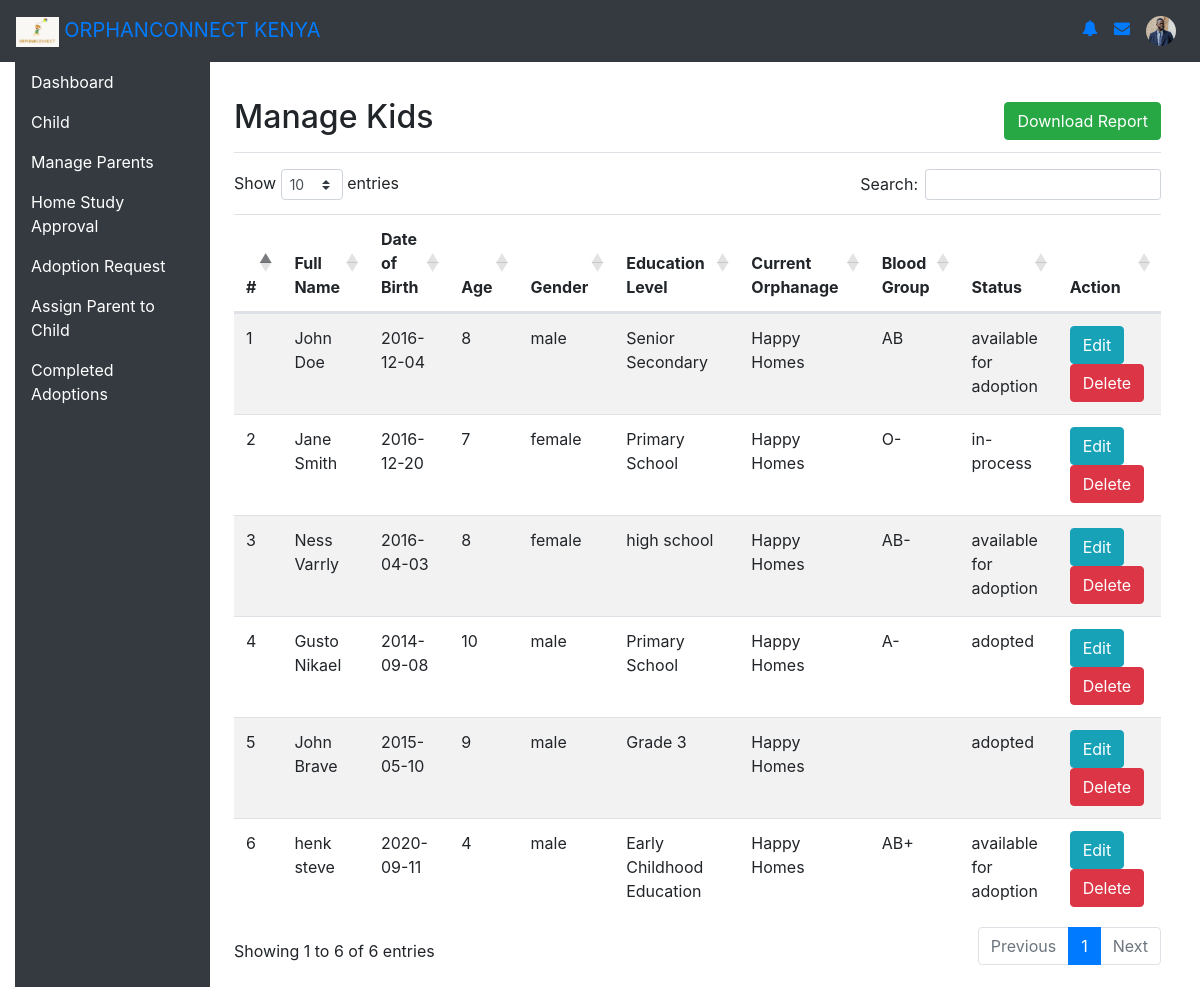
Screenshot of /manage_kids.php with the database file from the repository.
### tables this page shows
CREATE TABLE `children` (
  `child_id` int(11) NOT NULL,
  `full_name` varchar(100) NOT NULL,
  `date_of_birth` date NOT NULL,
  `gender` enum('male','female','other') NOT NULL,
  `medical_history` text DEFAULT NULL,
  `psychological_history` text DEFAULT NULL,
  `education_level` varchar(50) DEFAULT NULL,
  `current_orphanage_id` int(11) DEFAULT NULL,
  `status` enum('available for adoption','in-process','adopted') NOT NULL,
  `blood_group` varchar(5) DEFAULT NULL,
  `image_path` varchar(255) DEFAULT NULL,
  `date_found` date DEFAULT NULL,
  `city_found` varchar(100) DEFAULT NULL,
  `disability` enum('yes','no') DEFAULT NULL,
  `allergies` enum('yes','no') DEFAULT NULL,
  `disability_description` text DEFAULT NULL,
  `notes` text DEFAULT NULL,
  `social_worker_id` int(11) DEFAULT NULL
);

CREATE TABLE `orphanages` (
  `orphanage_id` int(11) NOT NULL,
  `orphanage_name` varchar(100) NOT NULL,
  `location` varchar(255) DEFAULT NULL,
  `contact_info` varchar(100) DEFAULT NULL,
  `registration_number` varchar(50) DEFAULT NULL,
  `manager_name` varchar(100) DEFAULT NULL,
  `capacity` int(11) DEFAULT NULL,
  `number_of_children` int(11) DEFAULT NULL
);

### manage_kids.php (the view, shortened to what this page needs)
<?php
require_once 'connection.php';
$sql = "SELECT
            c.child_id,
            c.full_name,
            c.date_of_birth,
            c.gender,
            c.education_level,
            o.orphanage_name AS current_orphanage,
            c.status,
            c.blood_group
        FROM children AS c
        LEFT JOIN orphanages AS o ON c.current_orphanage_id = o.orphanage_id";
$result = $conn->query($sql);
include "nav/header.php";
function calculateAge($dob) {
    $birthDate = new DateTime($dob);
    $today = new DateTime('today');
    $age = $birthDate->diff($today)->y;
    return $age;
}
?>
<!DOCTYPE html>
<html lang="en">
<head>
    <link rel="stylesheet" href="https://stackpath.bootstrapcdn.com/bootstrap/4.3.1/css/bootstrap.min.css">
    <link rel="stylesheet" href="https://cdn.datatables.net/1.10.20/css/dataTables.bootstrap4.min.css">
</head>
<body>
<main role="main" class="col-md-9 ml-sm-auto col-lg-10 px-4">
    <div class="d-flex justify-content-between flex-wrap flex-md-nowrap align-items-center pt-3 pb-2 mb-3 border-bottom">
      <h1 class="h2">Manage Kids</h1>
      <a href="download_kids_report.php" class="btn btn-success">Download Report</a>
    </div>
    <div class="table-responsive">
        <table id="manageKidsTable" class="table table-striped table-hover">
            <thead>
                <tr>
                    <th>#</th>
                    <th>Full Name</th>
                    <th>Date of Birth</th>
                    <th>Age</th>
                    <th>Gender</th>
                    <th>Education Level</th>
                    <th>Current Orphanage</th>
                    <th>Blood Group</th>
                    <th>Status</th>
                    <th>Action</th>
                </tr>
            </thead>
            <tbody>
                <?php
                if ($result->num_rows > 0) {
                    $count = 1;
                    while ($row = $result->fetch_assoc()) {
                        $age = calculateAge($row['date_of_birth']);
                        echo "<tr id='kid_" . $row['child_id'] . "'>";
                        echo "<td>" . $count . "</td>";
                        echo "<td>" . htmlspecialchars($row['full_name']) . "</td>";
                        echo "<td>" . htmlspecialchars($row['date_of_birth']) . "</td>";
                        echo "<td>" . $age . "</td>";
                        echo "<td>" . htmlspecialchars($row['gender']) . "</td>";
                        echo "<td>" . htmlspecialchars($row['education_level']) . "</td>";
                        echo "<td>" . htmlspecialchars($row['current_orphanage']) . "</td>";
                        echo "<td>" . htmlspecialchars($row['blood_group']) . "</td>";
                        echo "<td>" . htmlspecialchars($row['status']) . "</td>";
                        echo "<td>
                                <button class='btn btn-info' onclick='editKid(" . $row['child_id'] . ")'>Edit</button>
                                <button class='btn btn-danger' onclick='deleteKid(" . $row['child_id'] . ")'>Delete</button>
                              </td>";
                        echo "</tr>";
                        $count++;
                    }
                } else {
                    echo "<tr><td colspan='10'>No records found</td></tr>";
                }
                ?>
            </tbody>
        </table>
    </div>
</main>
</body>
</html>

### nav/header.php (shortened to what this page needs)
<!DOCTYPE html>
<html lang="en">
<head>
    <link href="https://stackpath.bootstrapcdn.com/bootstrap/4.3.1/css/bootstrap.min.css" rel="stylesheet">
    <link rel="stylesheet" href="style.css">
    <link rel="stylesheet" href="https://cdnjs.cloudflare.com/ajax/libs/font-awesome/4.7.0/css/font-awesome.min.css">
</head>
<body>
    <nav class="navbar navbar-expand-lg  bg-dark">
    <a class="navbar-brand" href="dashboard.php">
        <img src="Image/O.logo.png" alt="logo" height="30">
        ORPHANCONNECT KENYA
    </a>
        <div class="collapse navbar-collapse" id="navbarNav">
            <ul class="navbar-nav ml-auto">
                <li class="nav-item">
                    <a class="nav-link" href="#"><i class="fa fa-bell"></i></a>
                </li>
                <li class="nav-item">
                    <a class="nav-link" href="#"><i class="fa fa-envelope"></i></a>
                </li>
                <li class="nav-item">
                    <a class="nav-link" href="#">
                        <img src="Image/admin.jpg" alt="Admin" class="rounded-circle" width="30" height="30"> </a>
                </li>
            </ul>
        </div>
    </nav>
    <div class="container-fluid ">
    <div class="row no-gutters">
            <nav id="sidebar" class="col-md-2 d-none d-md-block bg-dark sidebar">
                <div class="sidebar-sticky">
                    <ul class="nav flex-column">
                        <li class="nav-item">
                            <a class="nav-link active" href="dashboard.php">
                                Dashboard
                            </a>
                        </li>
                        <li class="nav-item">
                            <a class="nav-link" data-toggle="collapse" href="#collapseChild" role="button" aria-expanded="false" aria-controls="collapseChild">
                                Child
                            </a>
                        </li>
                        <li class="nav-item">
                            <a class="nav-link" href="manage_parents.php">
                                Manage Parents
                            </a>
                        </li>
                        <li class="nav-item">
                            <a class="nav-link" href="home_study_approval.php">
                                Home Study Approval
                            </a>
                        </li>
                        <li class="nav-item">
                            <a class="nav-link" data-toggle="collapse" href="#collapseAdoption" role="button" aria-expanded="false" aria-controls="collapseAdoption">
                                Adoption Request
                            </a>
                        </li>
                        <li class="nav-item">
                            <a class="nav-link" href="assign_parent_to_child.php">
                                Assign Parent to Child
                            </a>
                        </li>
                        <li class="nav-item">
                            <a class="nav-link" href="successful_adoption.php">
                                Completed Adoptions
                            </a>
                        </li>
            </nav>

### style.css (style rules this page uses)
* { margin: 0; padding: 0; box-sizing: border-box; }
body { display: flex; flex-direction: column; min-height: 100vh; font-family: Arial, sans-serif; }
.navbar { background-color: rgba(9, 42, 228, 0.7); padding: 20px 0; position: fixed; width: 100%; top: 0; left: 0; z-index: 100; }

### nav/header.php (style rules this page uses)
.navbar { z-index: 1; position: sticky; top: 0; }
.container-fluid { padding: 0; }
.row.no-gutters { margin: 0; }
#sidebar { background-color: #343a40; min-height: 100vh; }
.sidebar-sticky { position: sticky; top: 0; }
.sidebar .nav-link { color: #ffffff; }
main { padding: 20px; }

### rows the page displays
children: full_name "John Doe", date_of_birth "2016-12-04", date_of_birth "8", gender "male", education_level "Senior Secondary", current_orphanage.orphanage_name "Happy Homes", blood_group "AB", status "available for adoption"
children: full_name "Jane Smith", date_of_birth "2016-12-20", date_of_birth "7", gender "female", education_level "Primary School", current_orphanage.orphanage_name "Happy Homes", blood_group "O-", status "in-process"
children: full_name "Ness Varrly", date_of_birth "2016-04-03", date_of_birth "8", gender "female", education_level "high school", current_orphanage.orphanage_name "Happy Homes", blood_group "AB-", status "available for adoption"
children: full_name "Gusto Nikael", date_of_birth "2014-09-08", date_of_birth "10", gender "male", education_level "Primary School", current_orphanage.orphanage_name "Happy Homes", blood_group "A-", status "adopted"
children: full_name "John Brave", date_of_birth "2015-05-10", date_of_birth "9", gender "male", education_level "Grade 3", current_orphanage.orphanage_name "Happy Homes", status "adopted"
children: full_name "henk steve", date_of_birth "2020-09-11", date_of_birth "4", gender "male", education_level "Early Childhood Education", current_orphanage.orphanage_name "Happy Homes", blood_group "AB+", status "available for adoption"
